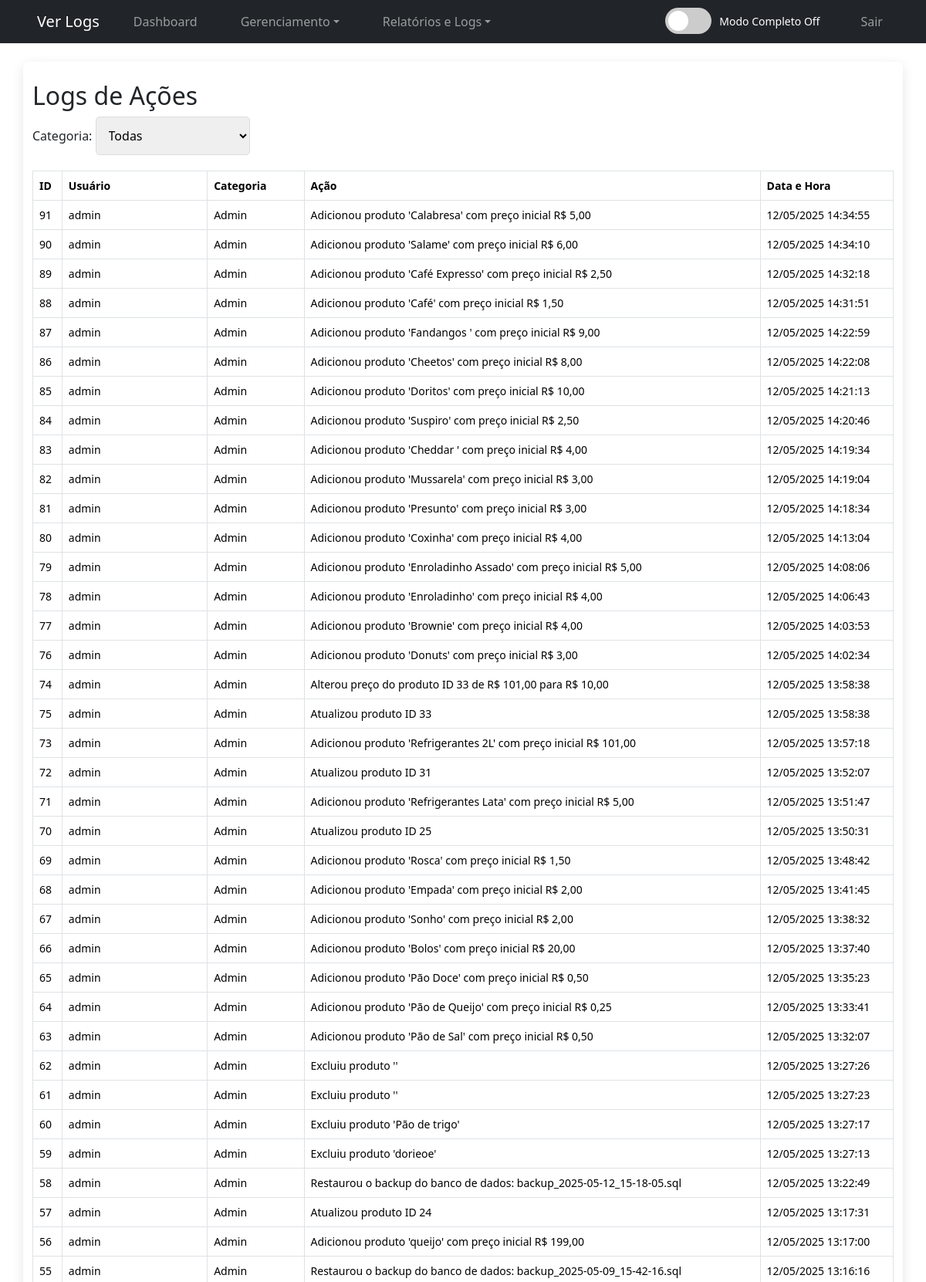
Page /ver_logs.php (signed in, upper part) on the committed database.
### tables this page shows
CREATE TABLE `logs` (
  `id` int(11) NOT NULL AUTO_INCREMENT,
  `usuario_id` int(11) DEFAULT NULL,
  `acao` varchar(255) NOT NULL,
  `data_acao` timestamp NOT NULL DEFAULT current_timestamp(),
  PRIMARY KEY (`id`),
  KEY `fk_usuario` (`usuario_id`),
  CONSTRAINT `fk_usuario` FOREIGN KEY (`usuario_id`) REFERENCES `usuarios` (`id`)
);

CREATE TABLE `usuarios` (
  `id` int(11) NOT NULL AUTO_INCREMENT,
  `usuario` varchar(50) NOT NULL,
  `cpf` varchar(14) DEFAULT NULL,
  `email` varchar(100) DEFAULT NULL,
  `perfil` enum('admin','gerente','vendedor') NOT NULL DEFAULT 'vendedor',
  `senha` varchar(255) NOT NULL,
  PRIMARY KEY (`id`),
  UNIQUE KEY `usuario` (`usuario`),
  UNIQUE KEY `cpf` (`cpf`),
  UNIQUE KEY `email` (`email`)
);

### ver_logs.php (the view, shortened to what this page needs)
<?php
require_once 'conexao.php';
$sql = "SELECT l.id, l.usuario_id, u.usuario, u.perfil, l.acao, l.data_acao
        FROM logs l
        LEFT JOIN usuarios u ON l.usuario_id = u.id
        WHERE 1=1";
$sql .= " ORDER BY l.data_acao DESC";
$stmt = $conexao->prepare($sql);
$stmt->execute();
$resultado = $stmt->get_result();
$logs = $resultado->fetch_all(MYSQLI_ASSOC);
?>
<!DOCTYPE html>
<html lang="pt-BR">
<head>
    <link rel="stylesheet" href="style.css">
    <link href="https://cdn.jsdelivr.net/npm/bootstrap@5.3.3/dist/css/bootstrap.min.css" rel="stylesheet">
</head>
<body>
    <?php include 'navbar.php'; ?>
    <div class="container mt-4">
        <h2>Logs de Ações</h2>
        <div class="filter-group">
            <form method="GET" action="ver_logs.php">
                <label for="categoria">Categoria:</label>
                <select id="categoria" name="categoria" onchange="this.form.submit()">
                    <option value="">Todas</option>
                </select>
            </form>
        </div>
        <?php if (empty($logs)): ?>
            <p>Nenhum log registrado ainda.</p>
        <?php else: ?>
            <table class="table table-bordered">
                <thead>
                    <tr>
                        <th>ID</th>
                        <th>Usuário</th>
                        <th>Categoria</th>
                        <th>Ação</th>
                        <th>Data e Hora</th>
                    </tr>
                </thead>
                <tbody>
                    <?php foreach ($logs as $log): ?>
                        <tr>
                            <td><?php echo htmlspecialchars($log['id']); ?></td>
                            <td><?php echo htmlspecialchars($log['usuario'] ?? 'Usuário Desconhecido'); ?></td>
                            <td><?php echo htmlspecialchars(ucfirst($log['perfil'] ?? 'Desconhecido')); ?></td>
                            <td><?php echo htmlspecialchars($log['acao']); ?></td>
                            <td><?php echo date('d/m/Y H:i:s', strtotime($log['data_acao'])); ?></td>
                        </tr>
                    <?php endforeach; ?>
                </tbody>
            </table>
        <?php endif; ?>
    </div>
</body>
</html>

### style.css (style rules this page uses)
* { margin: 0; padding: 0; box-sizing: border-box; }
body { font-family: 'Segoe UI', Arial, sans-serif; background-color: #f5f6fa; color: #333; line-height: 1.6; }
.container { width: 70%; max-width: 900px; margin: 40px auto; background-color: white; padding: 25px; box-shadow: 0 4px 15px rgba(0,0,0,0.1); border-radius: 8px; }
h2 { color: #2c3e50; margin-bottom: 20px; font-size: 24px; }
input, select, textarea, button { width: 100%; padding: 12px; margin: 10px 0; border-radius: 5px; border: 1px solid #ddd; font-size: 15px; transition: border-color 0.3s ease; }
table { width: 100%; border-collapse: collapse; margin-top: 20px; font-size: 14px; }
th, td { padding: 12px 15px; border: 1px solid #ddd; text-align: left; }
th { background-color: #2c3e50; color: white; font-weight: bold; }
tr:nth-child(even) { background-color: #f9f9f9; }

### ver_logs.php (style rules this page uses)
.filter-group { margin-bottom: 20px; }
.filter-group select { width: 200px; margin-right: 10px; }
table { width: 100%; border-collapse: collapse; }
th, td { padding: 10px; border: 1px solid #ddd; text-align: left; }
th { background-color: #f2f2f2; }

### rows in the picture
logs: id "91", usuario.usuario "admin", usuario.perfil "Admin", acao "Adicionou produto 'Calabresa' com preço inicial R$ 5,00", data_acao "12/05/2025 14:34:55"
logs: id "90", usuario.usuario "admin", usuario.perfil "Admin", acao "Adicionou produto 'Salame' com preço inicial R$ 6,00", data_acao "12/05/2025 14:34:10"
logs: id "89", usuario.usuario "admin", usuario.perfil "Admin", acao "Adicionou produto 'Café Expresso' com preço inicial R$ 2,50", data_acao "12/05/2025 14:32:18"
logs: id "88", usuario.usuario "admin", usuario.perfil "Admin", acao "Adicionou produto 'Café' com preço inicial R$ 1,50", data_acao "12/05/2025 14:31:51"
logs: id "87", usuario.usuario "admin", usuario.perfil "Admin", acao "Adicionou produto 'Fandangos ' com preço inicial R$ 9,00", data_acao "12/05/2025 14:22:59"
logs: id "86", usuario.usuario "admin", usuario.perfil "Admin", acao "Adicionou produto 'Cheetos' com preço inicial R$ 8,00", data_acao "12/05/2025 14:22:08"
logs: id "85", usuario.usuario "admin", usuario.perfil "Admin", acao "Adicionou produto 'Doritos' com preço inicial R$ 10,00", data_acao "12/05/2025 14:21:13"
logs: id "84", usuario.usuario "admin", usuario.perfil "Admin", acao "Adicionou produto 'Suspiro' com preço inicial R$ 2,50", data_acao "12/05/2025 14:20:46"
logs: id "83", usuario.usuario "admin", usuario.perfil "Admin", acao "Adicionou produto 'Cheddar ' com preço inicial R$ 4,00", data_acao "12/05/2025 14:19:34"
logs: id "82", usuario.usuario "admin", usuario.perfil "Admin", acao "Adicionou produto 'Mussarela' com preço inicial R$ 3,00", data_acao "12/05/2025 14:19:04"
logs: id "81", usuario.usuario "admin", usuario.perfil "Admin", acao "Adicionou produto 'Presunto' com preço inicial R$ 3,00", data_acao "12/05/2025 14:18:34"
logs: id "80", usuario.usuario "admin", usuario.perfil "Admin", acao "Adicionou produto 'Coxinha' com preço inicial R$ 4,00", data_acao "12/05/2025 14:13:04"
logs: id "79", usuario.usuario "admin", usuario.perfil "Admin", acao "Adicionou produto 'Enroladinho Assado' com preço inicial R$ 5,00", data_acao "12/05/2025 14:08:06"
logs: id "78", usuario.usuario "admin", usuario.perfil "Admin", acao "Adicionou produto 'Enroladinho' com preço inicial R$ 4,00", data_acao "12/05/2025 14:06:43"
logs: id "77", usuario.usuario "admin", usuario.perfil "Admin", acao "Adicionou produto 'Brownie' com preço inicial R$ 4,00", data_acao "12/05/2025 14:03:53"
logs: id "76", usuario.usuario "admin", usuario.perfil "Admin", acao "Adicionou produto 'Donuts' com preço inicial R$ 3,00", data_acao "12/05/2025 14:02:34"
logs: id "74", usuario.usuario "admin", usuario.perfil "Admin", acao "Alterou preço do produto ID 33 de R$ 101,00 para R$ 10,00", data_acao "12/05/2025 13:58:38"
logs: id "75", usuario.usuario "admin", usuario.perfil "Admin", acao "Atualizou produto ID 33", data_acao "12/05/2025 13:58:38"
logs: id "73", usuario.usuario "admin", usuario.perfil "Admin", acao "Adicionou produto 'Refrigerantes 2L' com preço inicial R$ 101,00", data_acao "12/05/2025 13:57:18"
logs: id "72", usuario.usuario "admin", usuario.perfil "Admin", acao "Atualizou produto ID 31", data_acao "12/05/2025 13:52:07"
logs: id "71", usuario.usuario "admin", usuario.perfil "Admin", acao "Adicionou produto 'Refrigerantes Lata' com preço inicial R$ 5,00", data_acao "12/05/2025 13:51:47"
logs: id "70", usuario.usuario "admin", usuario.perfil "Admin", acao "Atualizou produto ID 25", data_acao "12/05/2025 13:50:31"
logs: id "69", usuario.usuario "admin", usuario.perfil "Admin", acao "Adicionou produto 'Rosca' com preço inicial R$ 1,50", data_acao "12/05/2025 13:48:42"
logs: id "68", usuario.usuario "admin", usuario.perfil "Admin", acao "Adicionou produto 'Empada' com preço inicial R$ 2,00", data_acao "12/05/2025 13:41:45"
logs: id "67", usuario.usuario "admin", usuario.perfil "Admin", acao "Adicionou produto 'Sonho' com preço inicial R$ 2,00", data_acao "12/05/2025 13:38:32"
logs: id "66", usuario.usuario "admin", usuario.perfil "Admin", acao "Adicionou produto 'Bolos' com preço inicial R$ 20,00", data_acao "12/05/2025 13:37:40"
logs: id "65", usuario.usuario "admin", usuario.perfil "Admin", acao "Adicionou produto 'Pão Doce' com preço inicial R$ 0,50", data_acao "12/05/2025 13:35:23"
logs: id "64", usuario.usuario "admin", usuario.perfil "Admin", acao "Adicionou produto 'Pão de Queijo' com preço inicial R$ 0,25", data_acao "12/05/2025 13:33:41"
logs: id "63", usuario.usuario "admin", usuario.perfil "Admin", acao "Adicionou produto 'Pão de Sal' com preço inicial R$ 0,50", data_acao "12/05/2025 13:32:07"
logs: id "62", usuario.usuario "admin", usuario.perfil "Admin", acao "Excluiu produto ''", data_acao "12/05/2025 13:27:26"
logs: id "61", usuario.usuario "admin", usuario.perfil "Admin", acao "Excluiu produto ''", data_acao "12/05/2025 13:27:23"
logs: id "60", usuario.usuario "admin", usuario.perfil "Admin", acao "Excluiu produto 'Pão de trigo'", data_acao "12/05/2025 13:27:17"
logs: id "59", usuario.usuario "admin", usuario.perfil "Admin", acao "Excluiu produto 'dorieoe'", data_acao "12/05/2025 13:27:13"
logs: id "58", usuario.usuario "admin", usuario.perfil "Admin", acao "Restaurou o backup do banco de dados: backup_2025-05-12_15-18-05.sql", data_acao "12/05/2025 13:22:49"
logs: id "57", usuario.usuario "admin", usuario.perfil "Admin", acao "Atualizou produto ID 24", data_acao "12/05/2025 13:17:31"
logs: id "56", usuario.usuario "admin", usuario.perfil "Admin", acao "Adicionou produto 'queijo' com preço inicial R$ 199,00", data_acao "12/05/2025 13:17:00"
logs: id "55", usuario.usuario "admin", usuario.perfil "Admin", acao "Restaurou o backup do banco de dados: backup_2025-05-09_15-42-16.sql", data_acao "12/05/2025 13:16:16"

### other values in the picture
$title "Ver Logs"
